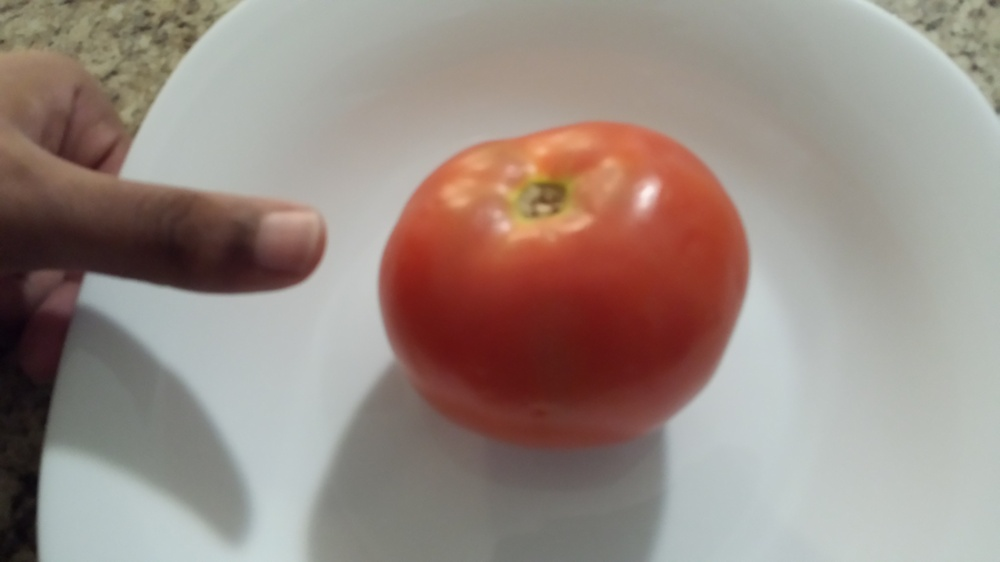
#> input picture images/1 original image.jpg, 1000 x 562 px, shrunk from 4128 x 2322 before the run
$ python -i segmentimage.py   (imports and definitions only)
#> lines starting #> are read from the running program, lines starting #| are printed output that depends on the picture; after the words box and inside, x2 and y2 are one past the last pixel; in counts of white or black regions, pixels touching at a corner belong together
#> further down, picture is the input picture: shape (562, 1000, 3); mean B, G, R 130.8, 138.5, 153.1
import cv2
import numpy as np
import os

def calculateFoodArea(image):
    img = cv2.cvtColor(image, cv2.COLOR_BGR2GRAY)
    image_filter = cv2.medianBlur( img, 5)
    image_threshold = cv2.adaptiveThreshold(image_filter,255,cv2.ADAPTIVE_THRESH_GAUSSIAN_C,cv2.THRESH_BINARY,21,2)
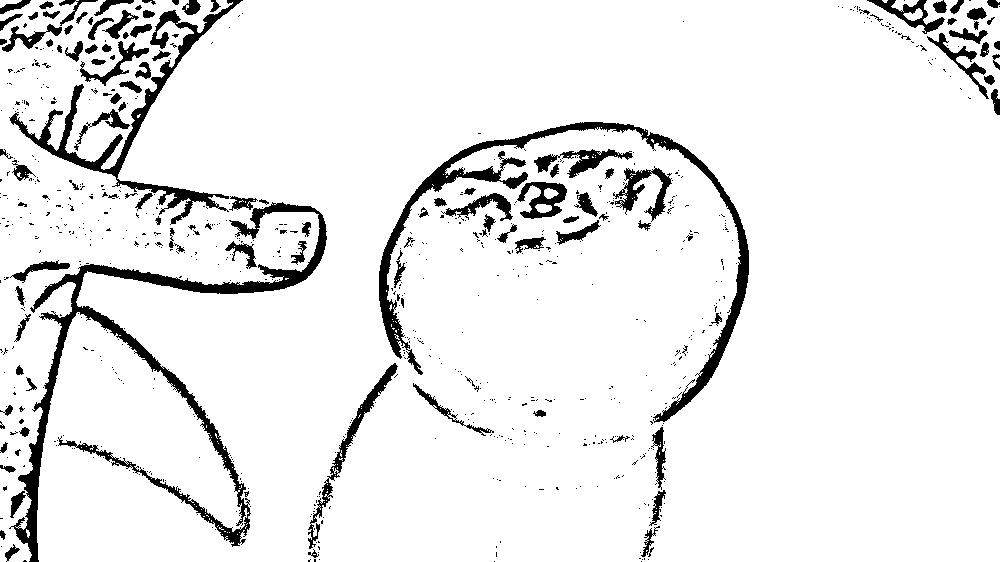
#> image_threshold: shape (562, 1000); 92.3% white; 760 black regions (639 under 20 px)
    contours, hierarchy = cv2.findContours(image_threshold, cv2.RETR_LIST, cv2.CHAIN_APPROX_SIMPLE)
#> contours = 1443 contours, 1309 with area under 20; largest, box (x1, y1, x2, y2) and area: (0, 0, 1000, 562) 539300, (378, 121, 750, 424) 8360, (516, 181, 568, 220) 1246, (326, 362, 399, 481) 1218, (559, 148, 634, 179) 859
    mask = np.zeros(img.shape, np.uint8)
    largest_areas = sorted(contours, key=cv2.contourArea)
#> largest_areas has the same summary as contours
    cv2.drawContours(mask, [largest_areas[-1]], 0, (255,255,255,255), -1)
#> mask: shape (562, 1000); 96.7% white; 40 black regions (18 under 20 px), largest, box (x1, y1, x2, y2) and area: (11, 202, 327, 562) 10449, (10, 0, 243, 224) 5062, (867, 0, 945, 34) 1089
    image_contour = cv2.bitwise_and(image,image,mask = mask)
    hsv_image = cv2.cvtColor(image_contour, cv2.COLOR_BGR2HSV)
#> hsv_image: shape (562, 1000, 3); mean H, S, V 41.2, 49, 152.5
    h,s,v = cv2.split(hsv_image)
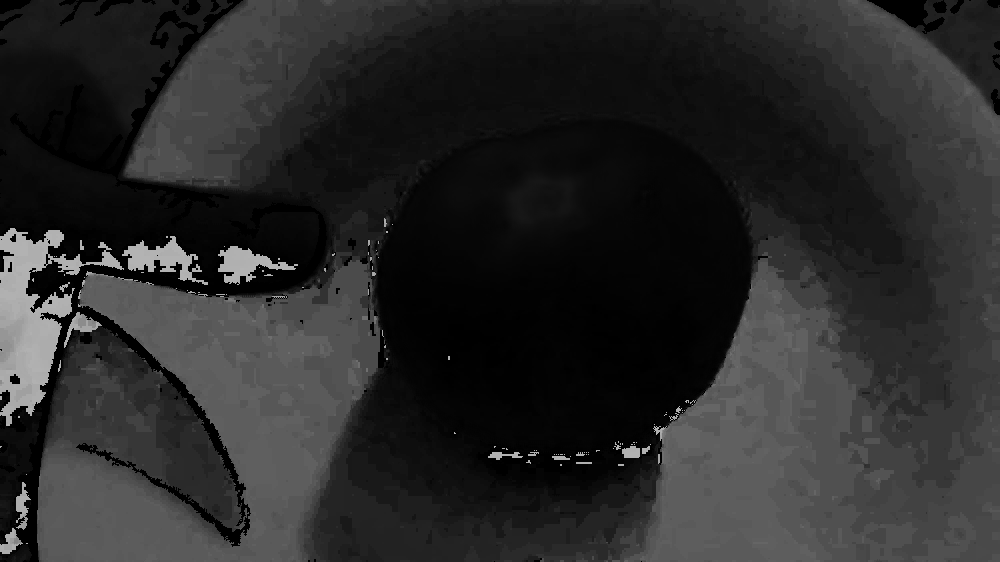
#> h: shape (562, 1000); min 0, max 179, mean 41.2
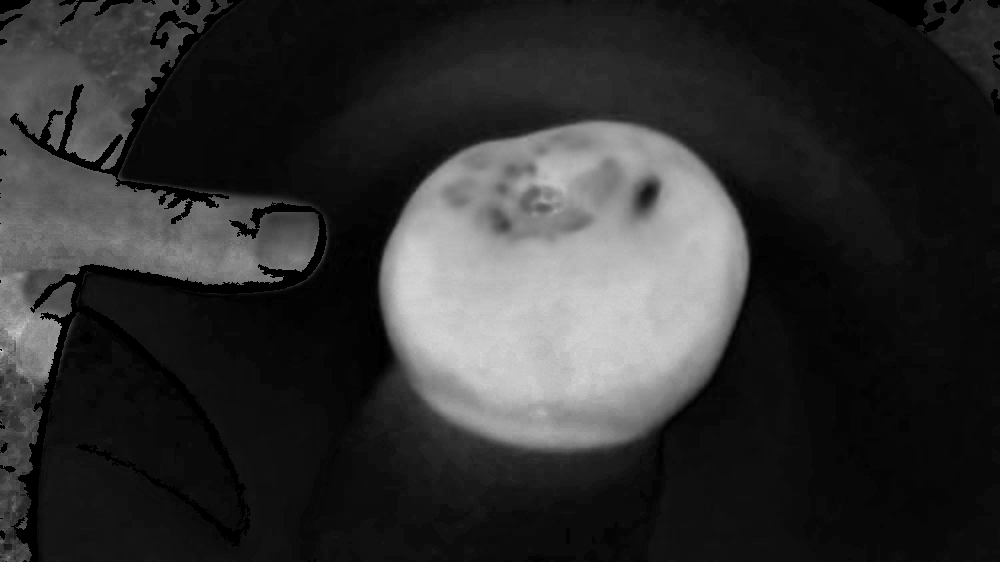
#> s: shape (562, 1000); min 0, max 213, mean 49
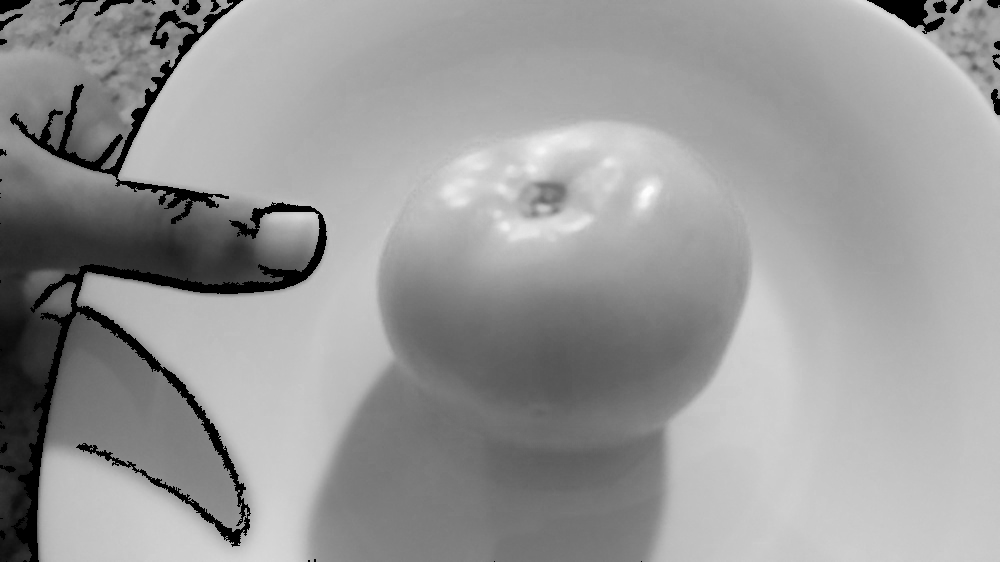
#> v: shape (562, 1000); min 0, max 255, mean 152.5
    mask_plate = cv2.inRange(hsv_image, np.array([0,0,50]), np.array([200,90,250]))
#> mask_plate: shape (562, 1000); 73.5% white; 54 black regions (35 under 20 px), largest, box (x1, y1, x2, y2) and area: (380, 121, 748, 450) 93440, (0, 0, 327, 562) 52316, (867, 0, 945, 34) 1089
    mask_not_plate = cv2.bitwise_not(mask_plate)
    fruit_skin = cv2.bitwise_and(image_contour,image_contour,mask = mask_not_plate)
    hsv_image = cv2.cvtColor(fruit_skin, cv2.COLOR_BGR2HSV)
#> hsv_image: shape (562, 1000, 3); mean H, S, V 4.8, 34.8, 28.7
    skin = cv2.inRange(hsv_image, np.array([0,10,60]), np.array([10,160,255]))
#> skin: shape (562, 1000); 7.2% white; 79 white regions (66 under 20 px), largest, box (x1, y1, x2, y2) and area: (380, 121, 748, 450) 26489, (0, 154, 318, 272) 10764, (65, 110, 113, 162) 1283
    not_skin = cv2.bitwise_not(skin);
    fruit = cv2.bitwise_and(fruit_skin,fruit_skin,mask = not_skin)
    fruit_black_white = cv2.cvtColor(fruit, cv2.COLOR_BGR2GRAY)
    fruit_bin = cv2.inRange(fruit_black_white, 10, 255)
#> fruit_bin: shape (562, 1000); 15.9% white; 64 white regions (50 under 20 px), largest, box (x1, y1, x2, y2) and area: (390, 168, 738, 419) 54624, (0, 219, 298, 562) 20563, (447, 132, 598, 244) 9585
    kernel = cv2.getStructuringElement(cv2.MORPH_ELLIPSE,(5,5))
    erode_fruit = cv2.erode(fruit_bin,kernel,iterations = 1)
#> erode_fruit: shape (562, 1000); 14.2% white; 36 white regions (21 under 20 px), largest, box (x1, y1, x2, y2) and area: (392, 170, 736, 417) 52242, (0, 221, 278, 562) 17373, (450, 135, 596, 242) 7955
    image_threshold = cv2.adaptiveThreshold(erode_fruit,255,cv2.ADAPTIVE_THRESH_GAUSSIAN_C,cv2.THRESH_BINARY,11,2)
#> image_threshold: shape (562, 1000); 96.6% white; 21 black regions (3 under 20 px)
    contours, hierarchy = cv2.findContours(image_threshold, cv2.RETR_LIST, cv2.CHAIN_APPROX_SIMPLE)
#> contours = 52 contours, 26 with area under 20; largest, box (x1, y1, x2, y2) and area: (0, 0, 1000, 562) 535136, (387, 129, 741, 442) 73089, (392, 170, 736, 417) 51726, (0, 221, 278, 562) 16638, (450, 135, 596, 242) 8688
    mask_fruit = np.zeros(fruit_bin.shape, np.uint8)
    largest_areas = sorted(contours, key=cv2.contourArea)
#> largest_areas has the same summary as contours
    cv2.drawContours(mask_fruit, [largest_areas[-2]], 0, (255,255,255), -1)
#> mask_fruit: shape (562, 1000); 13.1% white; 1 white region, box (x1, y1, x2, y2) and area: (387, 129, 741, 442) 73797
    kernel = cv2.getStructuringElement(cv2.MORPH_ELLIPSE,(5,5))
    mask_fruit = cv2.dilate(mask_fruit,kernel,iterations = 1)
#> mask_fruit: shape (562, 1000); 13.7% white; 1 white region, box (x1, y1, x2, y2) and area: (385, 127, 743, 444) 76810
    fruit_final = cv2.bitwise_and(image,image,mask = mask_fruit)
    image_threshold = cv2.adaptiveThreshold(mask_fruit,255,cv2.ADAPTIVE_THRESH_GAUSSIAN_C,cv2.THRESH_BINARY,11,2)
#> image_threshold: shape (562, 1000); 98.9% white; 5 black regions (3 under 20 px)
    contours, hierarchy = cv2.findContours(image_threshold, cv2.RETR_LIST, cv2.CHAIN_APPROX_SIMPLE)
#> contours = 9 contours, 5 with area under 20; largest, box (x1, y1, x2, y2) and area: (0, 0, 1000, 562) 560439, (379, 122, 749, 450) 83808, (385, 127, 743, 444) 76287, (511, 413, 530, 423) 84
    largest_areas = sorted(contours, key=cv2.contourArea)
#> largest_areas has the same summary as contours
    fruit_contour = largest_areas[-2]
#> fruit_contour = contour of 625 points, box (x1, y1, x2, y2) (379, 122, 749, 450), area 83808
    fruit_area = cv2.contourArea(fruit_contour)
#> fruit_area = 83807.5
    skin2 = skin - mask_fruit
    kernel = cv2.getStructuringElement(cv2.MORPH_ELLIPSE,(5,5))
    skin_e = cv2.erode(skin2,kernel,iterations = 1)
    image_threshold = cv2.adaptiveThreshold(skin_e,255,cv2.ADAPTIVE_THRESH_GAUSSIAN_C,cv2.THRESH_BINARY,11,2)
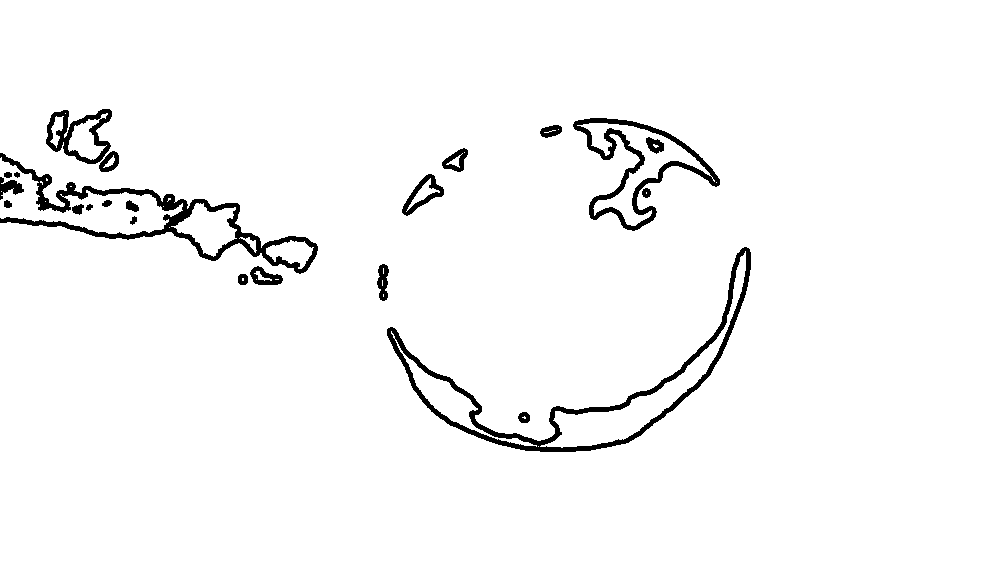
#> image_threshold: shape (562, 1000); 96.9% white; 23 black regions
    contours, hierarchy = cv2.findContours(image_threshold, cv2.RETR_LIST, cv2.CHAIN_APPROX_SIMPLE)
#> contours = 58 contours, 23 with area under 20; largest, box (x1, y1, x2, y2) and area: (0, 0, 1000, 562) 546938, (386, 246, 752, 453) 13000, (572, 117, 721, 232) 6796, (0, 157, 183, 235) 5134, (540, 251, 746, 448) 4914
    mask_skin = np.zeros(skin.shape, np.uint8)
    largest_areas = sorted(contours, key=cv2.contourArea)
#> largest_areas has the same summary as contours
    cv2.drawContours(mask_skin, [largest_areas[-2]], 0, (255,255,255), -1)
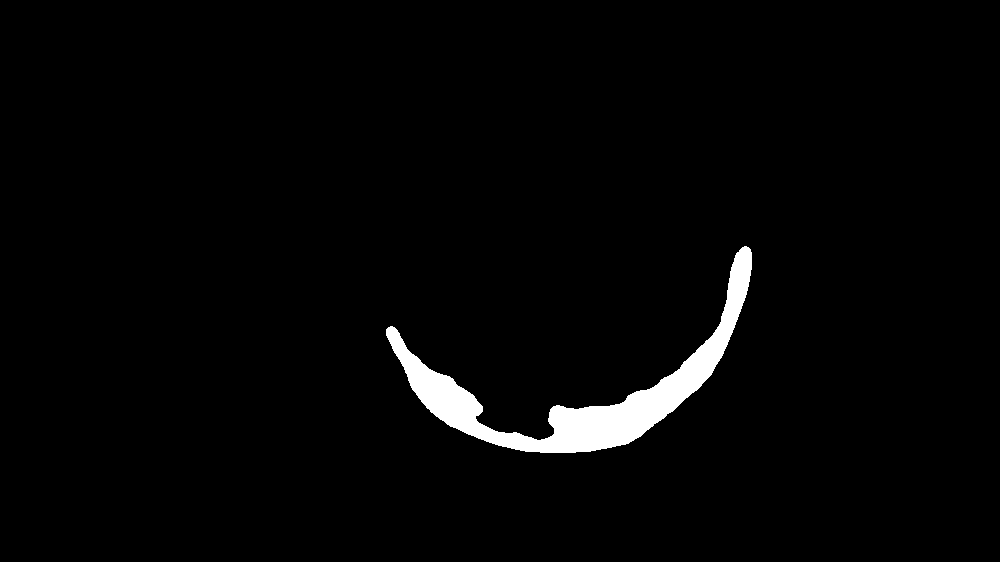
#> mask_skin: shape (562, 1000); 2.4% white; 1 white region, box (x1, y1, x2, y2) and area: (386, 246, 752, 453) 13495
    skin_rect = cv2.minAreaRect(largest_areas[-2])
#> skin_rect = ((585.2, 367.4), (374.3, 166.9), -12.73)
    skin_skin_box = cv2.boxPoints(skin_rect)
#> skin_skin_box = [[421, 490.1], [384.3, 327.3], [749.4, 244.8], [786.2, 407.6]]
    skin_skin_box = np.int0(skin_skin_box)
#> skin_skin_box = [[421, 490], [384, 327], [749, 244], [786, 407]]
    mask_skin2 = np.zeros(skin.shape, np.uint8)
    cv2.drawContours(mask_skin2,[skin_skin_box],0,(255,255,255), -1)
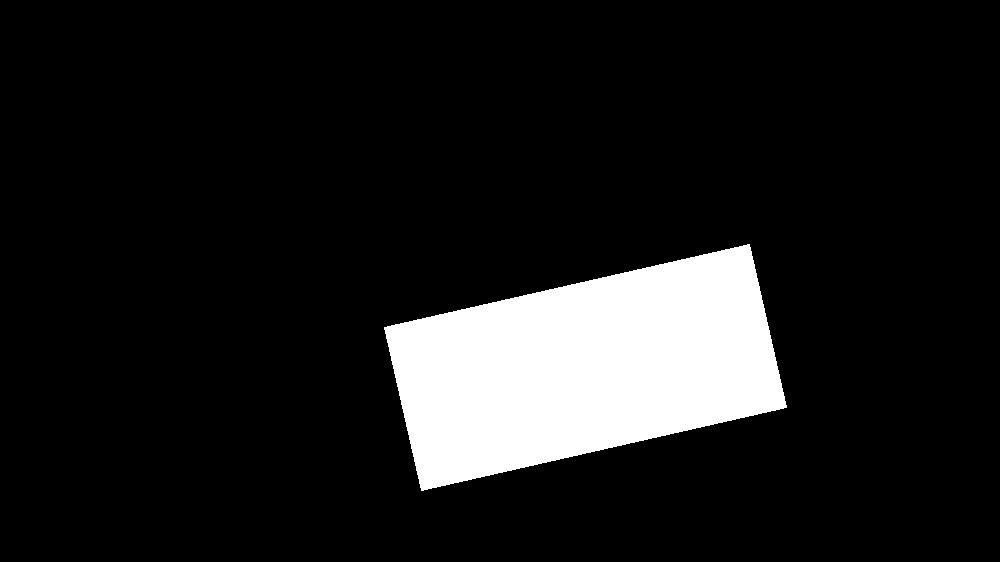
#> mask_skin2: shape (562, 1000); 11.2% white; 1 white region, box (x1, y1, x2, y2) and area: (384, 244, 787, 491) 63095
    pix_height = max(skin_rect[1])
#> pix_height = 374.3
    pix_to_cm_multiplier = 5.0/pix_height
#> pix_to_cm_multiplier = 0.0134
    skin_area = cv2.contourArea(skin_skin_box)
#> skin_area = 62566
    return fruit_area,fruit_bin ,fruit_final,skin_area, fruit_contour, pix_to_cm_multiplier

>>> import cv2
>>> picture = cv2.imread('images/1 original image.jpg')
>>> result = calculateFoodArea(picture)
#> result = 6 items
